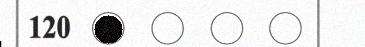
#> input picture cau_120_A_018.png, 365 x 47 px
$ python gpt_as3.py
#> lines starting #> are read from the running program, lines starting #| are printed output that depends on the picture; after the words box and inside, x2 and y2 are one past the last pixel; in counts of white or black regions, pixels touching at a corner belong together
#> in process_image, image is the input picture: shape (47, 365, 3); mean B, G, R 231.4, 231.4, 231.5
import cv2
import numpy as np


def preprocess(image):
    """
    Chuyển ảnh sang dạng nhị phân
    """

    gray = cv2.cvtColor(image, cv2.COLOR_BGR2GRAY)

    blur = cv2.GaussianBlur(gray, (5,5), 0)
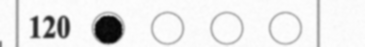
#> blur: shape (47, 365); min 5, max 254, mean 231.5

    thresh = cv2.threshold(
        blur,
        150,
        255,
        cv2.THRESH_BINARY_INV
    )[1]
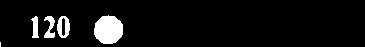
#> thresh: shape (47, 365); 6.4% white; 5 white regions (1 under 20 px), largest, box (x1, y1, x2, y2) and area: (94, 15, 123, 44) 663, (57, 16, 70, 38) 181, (44, 16, 55, 38) 140, (31, 16, 39, 38) 114

    return thresh


def remove_vertical_lines(thresh):
    """
    remove vertical border lines bằng column projection
    """

    h, w = thresh.shape
#> h = 47; w = 365

    column_sum = np.sum(thresh, axis=0) / 255
#> column_sum = 365 values, max 29 at index 108, min 0 at index 1, mean 3.02

    # nếu cột có quá nhiều pixel trắng -> line
    line_threshold = h * 0.8
#> line_threshold = 37.6

    cleaned = thresh.copy()

    for i in range(w):

        if column_sum[i] > line_threshold:

            cleaned[:, i] = 0

    return cleaned


def find_bubble_start(cleaned):
    """
    Tìm vị trí bắt đầu của bubble
    """

    column_sum = np.sum(cleaned, axis=0) / 255

    threshold = 8

    for i in range(len(column_sum)):

        if column_sum[i] > threshold:
            return i
#> this loop made 34 passes

    return 0


def crop_answer_region(image):

    thresh = preprocess(image)

    cleaned = remove_vertical_lines(thresh)

    bubble_start = find_bubble_start(cleaned)
#> bubble_start = 33

    answer_region = image[:, bubble_start:]
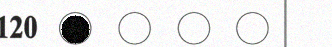
#> answer_region: shape (47, 332, 3); mean B, G, R 230.6, 230.6, 230.6

    return answer_region


def process_image(image_path):

    image = cv2.imread(image_path)

    # chuẩn hóa kích thước
    image = cv2.resize(image, (365,47))

    answer_region = crop_answer_region(image)

    # resize để giảm feature
    resized = cv2.resize(answer_region, (120,40))
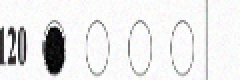
#> resized: shape (40, 120, 3) (shown 2 times larger); mean B, G, R 230.6, 230.5, 230.6

    return answer_region, resized


if __name__ == "__main__":

    image_path = "cau_120_A_018.png"

    answer_region, resized = process_image(image_path)

    original = cv2.imread(image_path)

    cv2.imshow("original", original)
    cv2.imshow("answer_region", answer_region)
    cv2.imshow("resized_for_ml", resized)

    cv2.waitKey(0)
    cv2.destroyAllWindows()

$ run again, with cau_118_A_016.png copied over cau_120_A_018.png
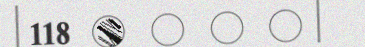
#> input picture cau_118_A_016.png, 365 x 47 px
#> in process_image, image is the input picture: shape (47, 365, 3); mean B, G, R 217, 217, 217.2
#> in preprocess, `thresh = cv2.threshold( blur, 150, 255, cv2.THRESH_BINARY_INV )[1]`:
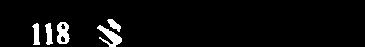
#> thresh: shape (47, 365); 4.4% white; 5 white regions, box (x1, y1, x2, y2) and area: (97, 25, 122, 47) 233, (57, 22, 70, 44) 199, (45, 23, 53, 45) 116, (32, 23, 40, 45) 115, (107, 19, 121, 32) 90
#> in remove_vertical_lines, `column_sum = np.sum(thresh, axis=0) / 255`: column_sum = 365 values, max 24 at index 113, min 0 at index 0, mean 2.06
#> the loop in find_bubble_start, `for i in range(len(column_sum)): ` made 35 passes
#> bubble_start = 34
#> in process_image, `resized = cv2.resize(answer_region, (120,40))`:
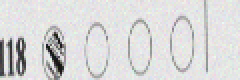
#> resized: shape (40, 120, 3) (shown 2 times larger); mean B, G, R 216.4, 216.4, 216.5

$ run again, with binh_50.jpg saved as cau_120_A_018.png
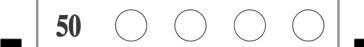
#> input picture binh_50.jpg, 364 x 47 px
#> in process_image, image is the input picture: shape (47, 364, 3); min 0, max 255, mean 241.4
#> image: shape (47, 365, 3)
#> in preprocess, `thresh = cv2.threshold( blur, 150, 255, cv2.THRESH_BINARY_INV )[1]`:
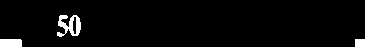
#> thresh: shape (47, 365); 3.2% white; 3 white regions, box (x1, y1, x2, y2) and area: (57, 15, 81, 37) 293, (0, 39, 22, 47) 175, (355, 39, 365, 47) 80
#> in remove_vertical_lines, `column_sum = np.sum(thresh, axis=0) / 255`: column_sum = 365 values, max 21 at index 76, min 0 at index 22, mean 1.5
#> the loop in find_bubble_start, `for i in range(len(column_sum)): ` made 59 passes
#> bubble_start = 58
#> in process_image, `resized = cv2.resize(answer_region, (120,40))`:
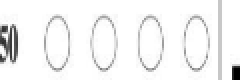
#> resized: shape (40, 120, 3) (shown 2 times larger); min 0, max 255, mean 242.8
